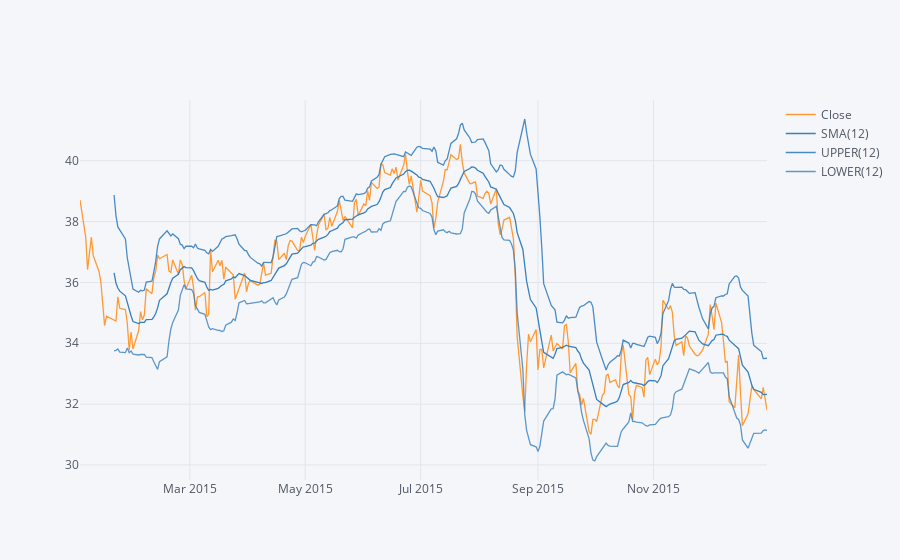

The notebook cell this image was saved under:
### Markdown cell above
We can see that we can easily make multiple moving average plots using cufflinks very easily through plotly.

### Code cell
#Bollinger Bands
bank_stocks['MS'].reset_index()[bank_stocks['MS'].reset_index()['Date'].dt.year==2015].set_index('Date')['Close'].ta_plot(study='boll', periods=12)

### Figure 1 — Plotly figure (JSON) as saved in the notebook; plotly's stock layout.template omitted (floating-point values rounded to 4 significant figures; data arrays with more than 128 entries replaced by an {"elided": "..."} marker saying what was removed)
{"data": [{"line": {"color": "rgba(255, 153, 51, 1.0)", "dash": "solid", "shape": "linear", "width": 1.3}, "mode": "lines", "name": "Close", "text": "", "type": "scatter", "x": {"elided": "252 str values"}, "y": {"elided": "252 float values"}}, {"line": {"color": "rgba(55, 128, 191, 1.0)", "dash": "solid", "shape": "linear", "width": 1.3}, "mode": "lines", "name": "SMA(12)", "text": "", "type": "scatter", "x": {"elided": "252 str values"}, "y": {"elided": "252 mixed values"}}, {"line": {"color": "rgba(55, 128, 191, 0.8999999999999999)", "dash": "solid", "shape": "linear", "width": 1.3}, "mode": "lines", "name": "UPPER(12)", "text": "", "type": "scatter", "x": {"elided": "252 str values"}, "y": {"elided": "252 mixed values"}}, {"line": {"color": "rgba(55, 128, 191, 0.7999999999999998)", "dash": "solid", "shape": "linear", "width": 1.3}, "mode": "lines", "name": "LOWER(12)", "text": "", "type": "scatter", "x": {"elided": "252 str values"}, "y": {"elided": "252 mixed values"}}], "layout": {"autosize": true, "legend": {"bgcolor": "#F5F6F9", "font": {"color": "#4D5663"}}, "paper_bgcolor": "#F5F6F9", "plot_bgcolor": "#F5F6F9", "title": {"font": {"color": "#4D5663"}}, "xaxis": {"autorange": true, "gridcolor": "#E1E5ED", "range": ["2015-01-02", "2015-12-31"], "showgrid": true, "tickfont": {"color": "#4D5663"}, "title": {"font": {"color": "#4D5663"}, "text": ""}, "type": "date", "zerolinecolor": "#E1E5ED"}, "yaxis": {"autorange": true, "gridcolor": "#E1E5ED", "range": [29.51, 42.0], "showgrid": true, "tickfont": {"color": "#4D5663"}, "title": {"font": {"color": "#4D5663"}, "text": ""}, "type": "linear", "zerolinecolor": "#E1E5ED"}}}
